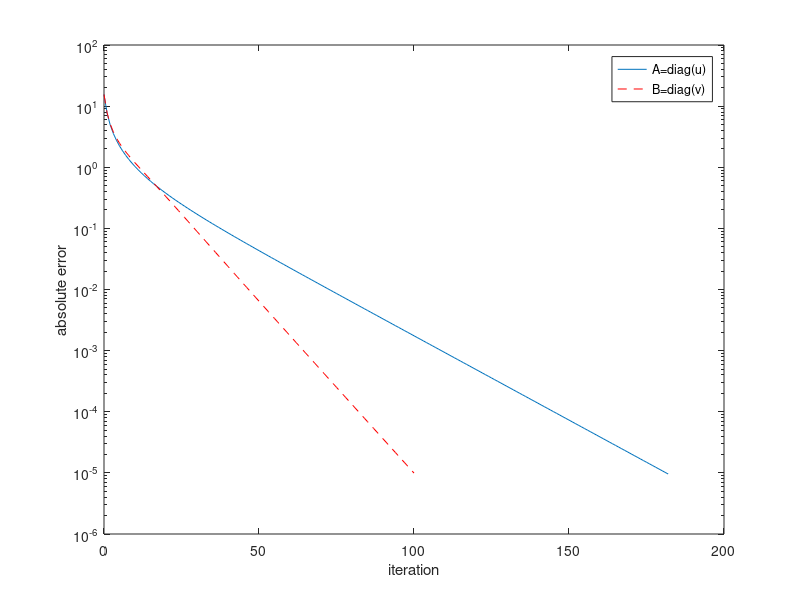

Write the MATLAB code that produced this figure.
%Example 8.2 -- Figure 8.1 : Power method for simple examples
clear all
close all

n = 32;
u = 1:n; v = [1:n-2,n-2,n];
A = diag(u); B=diag(v);

lam_exact = n;
x_initial = ones(n,1);

% Do it for A
x = x_initial; x = x/norm(x);
initial = x'*A*x;
for i = 1:1000, 
    x = A*x; 
    x = x/norm(x); 
    lamA(i) = x'*A*x; 
    if abs(lamA(i)-lam_exact)<1e-5 break, end
end

% Do it for B
x = x_initial;
x = x/norm(x);
for i = 1:1000, 
    x = B*x; 
    x = x/norm(x); 
    lamB(i) = x'*B*x; 
    if abs(lamB(i)-lam_exact)<1e-5 break, end
end

lamA = [initial,lamA];
semilogy(0:length(lamA)-1,abs(lamA-lam_exact))
hold on
lamB = [initial,lamB];
semilogy(0:length(lamB)-1,abs(lamB-lam_exact),'r--')
legend('A=diag(u)','B=diag(v)')
xlabel('iteration')
ylabel('absolute error')